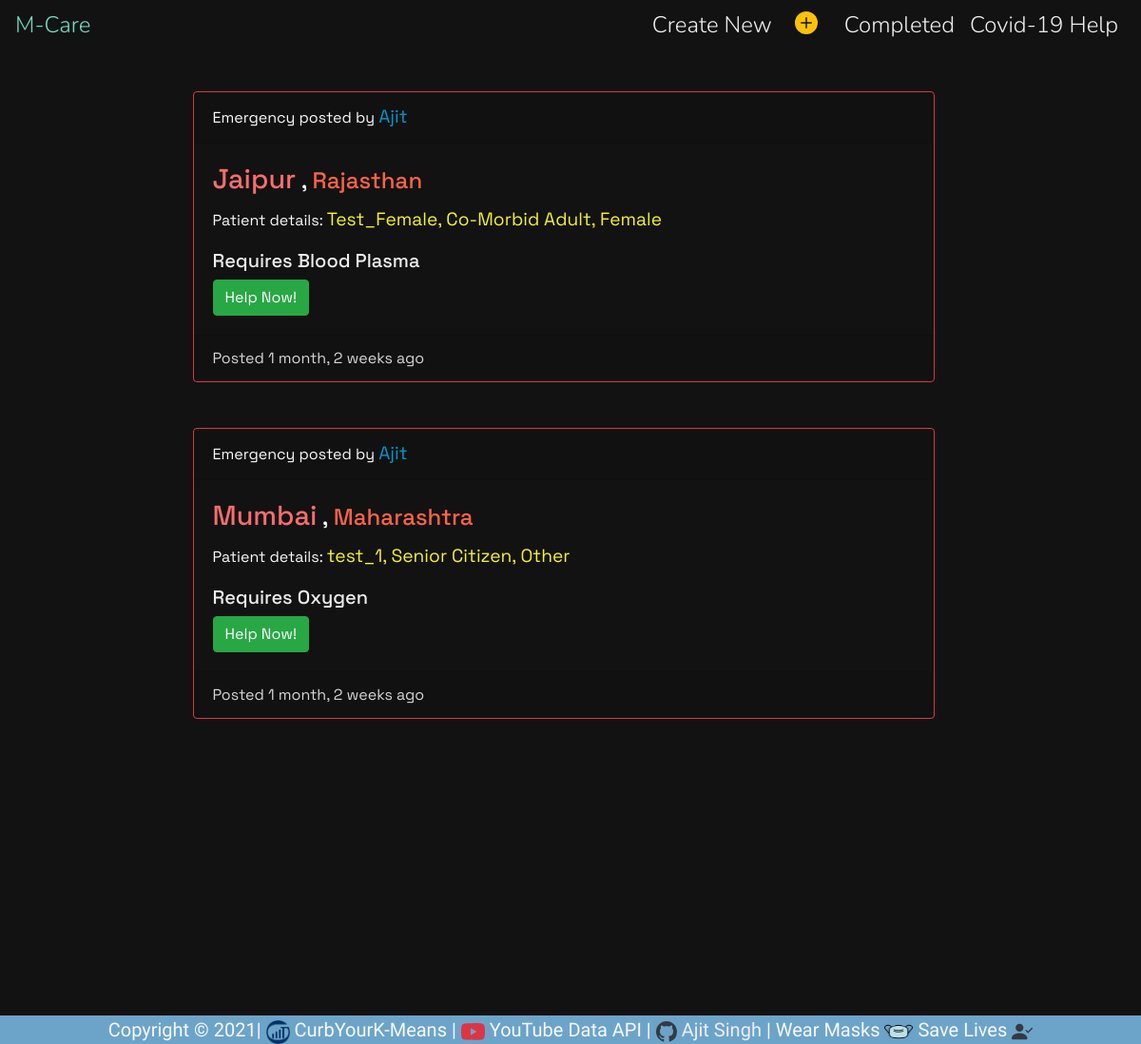
Page /display_help on the earlier database version.
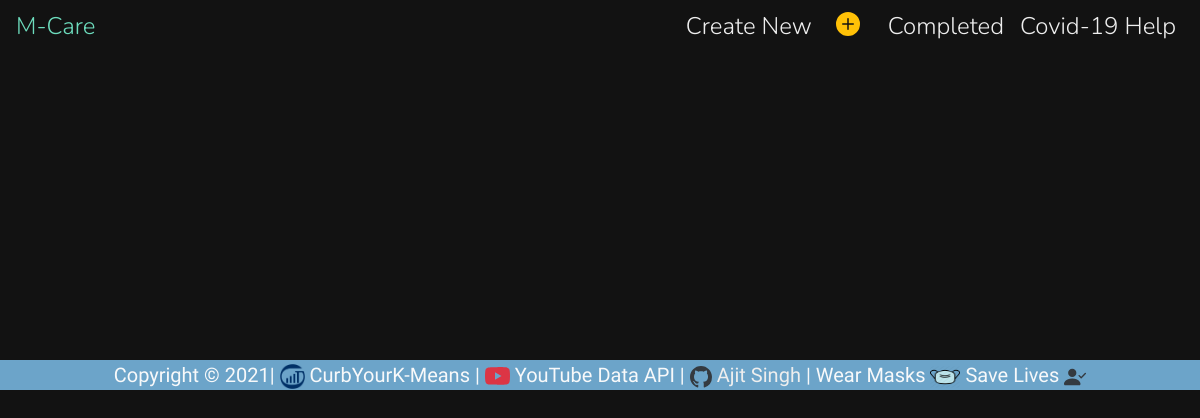
Same page on the later database version.
### search/models.py (models this page shows, shortened)
class Post(models.Model):
    STATE_CHOICES = [
        ('Andhra Pradesh', 'Andhra Pradesh'),
        ('Arunachal Pradesh', 'Arunachal Pradesh'),
        ('Assam', 'Assam'),
        ('Bihar', 'Bihar'),
        ('Chhattisgarh', 'Chhattisgarh'),
        ('Goa', 'Goa'),
        ('Gujarat', 'Gujarat'),
        ('Haryana', 'Haryana'),
        ('Himachal Pradesh', 'Himachal Pradesh'),
        ('Jharkhand', 'Jharkhand'),
        ('Karnataka', 'Karnataka'),
        ('Kerala', 'Kerala'),
        ('Madhya Pradesh', 'Madhya Pradesh'),
        ('Maharashtra', 'Maharashtra'),
        ('Manipur', 'Manipur'),
        ('Meghalaya', 'Meghalaya'),
        ('Mizoram', 'Mizoram'),
        ('Nagaland', 'Nagaland'),
        ('Odisha', 'Odisha'),
        ('Punjab', 'Punjab'),
        ('Rajasthan', 'Rajasthan'),
        ('Sikkim', 'Sikkim'),
        ('Tamil Nadu', 'Tamil Nadu'),
        ('Telangana', 'Telangana'),
        ('Tripura', 'Tripura'),
        ('Uttar Pradesh', 'Uttar Pradesh'),
        ('Uttarakhand', 'Uttarakhand'),
        ('West Bengal', 'West   Bengal'),
        ('Andaman and Nicobar', 'Andaman and Nicobar Island'),
        ('Chandigarh', 'Chandigarh'),
        ('Dadra and Nagar Haveli', 'Dadra and Nagar Haveli'),
        ('Daman and Diu', 'Daman and Diu'),
        ('Delhi', 'Delhi'),
        ('Ladakh', 'Ladakh'),
        ('Lakshadweep', 'Lakshadweep'),
        ('Jammu and Kashmir', 'Jammu and Kashmir'),
        ('Puducherry', 'Puducherry')
    ]
    RESOURCE_CHOICES = [
        ('Oxygen', 'Oxygen'),
        ('Hospital Bed', 'Hospital Bed'),
        ('Blood Plasma', 'Blood Plasma'),
        ('Remdesevir', 'Remdesevir'),
        ('Tocilizumab', 'Tocilizumab'),
        ('Vaccine', 'Vaccine')
    ]
    AGE_CHOICES = [
        ('Senior Citizen', 'Senior Citizen'),
        ('Co-Morbid Adult', 'Co-Morbid Adult'),
        ('Adult', 'Adult'),
        ('Under 18', 'Under 18')
    ]
    GENDER_CHOICES = [
        ("Male", "Male"),
        ("Female", "Female"),
        ("Other", 'Other')
    ]
    op = models.CharField(max_length=20)
    patient = models.CharField(max_length=20)
    age = models.CharField(max_length=20, choices=AGE_CHOICES, default='Senior Citizen')
    gender = models.CharField(max_length=20, choices=GENDER_CHOICES, default='Other')
    state = models.CharField(max_length=30, choices=STATE_CHOICES, default='Delhi')
    district = models.CharField(max_length=20)
    resource = models.CharField(max_length=20, choices=RESOURCE_CHOICES, default='Oxygen')
    is_completed = models.BooleanField(default=False)
    contact_email = models.EmailField(max_length=30, blank=True)
    contact_phone = models.PositiveBigIntegerField(blank=True, default='001')
    date_posted = models.DateTimeField(auto_now=True)

### search/views.py (the view)
# urls.py: path('display_help', views.display_help, name='display_help'),
def display_help(request):
    posts = Post.objects.all().order_by('-date_posted')
    return render(request, 'search/display_help.html', {'form': PostForm(), 'posts': posts})

### search/templates/search/display_help.html (shortened to what this page needs)
{% load static %}
<html lang="en">
<head>
   <link rel="stylesheet" href="https://stackpath.bootstrapcdn.com/bootstrap/4.4.1/css/bootstrap.min.css">
    <link rel="stylesheet" href="{% static 'custom.css' %}" />
</head>
<body>
  <nav id="mainNavbar" class="navbar navbar-dark navbar-expand-md py-0 fixed-top ">
        <a class="navbar-brand" href="{% url 'home' %}" style="color: #6DDCBD">
                      M-Care
        </a>
        <div class="collapse navbar-collapse flex-row-reverse" id="navLinks">
            <ul class="navbar-nav">
                <li class="nav-item text-light" >
                    <a href="#" class="nav-link" data-toggle="modal" data-target="#postModal">Create New</a>
                </li>
                 <li class="list-inline-item mr-2 ml-1 p-1">
                        <a href="#" class="nav-link" data-toggle="modal" data-target="#postModal">
                                    <svg xmlns="http://www.w3.org/2000/svg" width="24" height="24" fill="currentColor" class="bi bi-plus-circle text-warning" viewBox="0 0 16 16">
                                        <path d="M16 8A8 8 0 1 1 0 8a8 8 0 0 1 16 0zM8.5 4.5a.5.5 0 0 0-1 0v3h-3a.5.5 0 0 0 0 1h3v3a.5.5 0 0 0 1 0v-3h3a.5.5 0 0 0 0-1h-3v-3z"/>
                                      </svg>
                        </a>
                 </li>
                <li class="nav-item" >
                    <a href="{% url 'completed_help' %}" class="nav-link">Completed</a>
                </li>
                <li class="nav-item" >
                    <a href="{% url 'covidhome' %}" class="nav-link">Covid-19 Help </a>
                </li>
            </ul>
        </div>
    </nav>
<br>
  <br>
  <br>
  <div class="row align-items-center justify-content-center mt-4 mr-0" data-aos="zoom-in-left" data-aos-easing="ease-in" data-aos-delay="500" data-aos-duration="2500">
                    <div class="col-8">
{% for i in posts %}
      {% if i.is_completed == False %}
      <div class="card text-light bg-transparent border-danger">
  <div class="card-header">
      Emergency posted by <span style="color:hsl(195, 100%, 40%);font-size: larger">{{i.op}}</span>
  </div>
  <div class="card-body">
      <h4 class="card-title"><span style="font-size: larger;color: #FC6D6D">{{i.district}}</span> , <span style="color:hsl(9, 100%, 64%)">{{i.state}}</span></h4>
    <p class="card-text">Patient details: <span style="font-size: larger;color: #f4f231;">{{i.patient}}, {{i.age}}, {{i.gender}}</span></p>
      <h5 style="color: #eeeeee">Requires {{i.resource}}</span></h5>
      <a href="#" class="btn btn-success" data-toggle="modal" data-target="#myModal{{ i.id }}">Help Now!</a>
  </div>
           <div class="card-footer" style="color: #d6d6d6">
              Posted {{i.date_posted|timesince}} ago
           </div>
</div>
<br><br>
      {% endif %}
      {% endfor %}
  </div>
  </div>
<br><br><br><br><br><br><br><br><br><br><br>
   <footer style="background-color:#6ca4c9;" >
      <p class=" mb-0  lead text-center text-light" > Copyright &copy; 2021| <img src="{% static 'iiitg.png' %}" height="25" width="25"/> CurbYourK-Means |
  YouTube Data API |
          <a href = "https://github.com/iamajitsingh/MCare-" target="_blank" style="color:#eeeeee;">Ajit Singh</a> |
     Wear Masks <img src="{% static 'mask.png' %}" height="22" width="30"/> Save Lives
      </p>
  </footer>
</body>
</html>

Differences in the rows shown:
removed Post: op "Ajit", district "Jaipur", state "Rajasthan", patient "Test_Female", age "Co-Morbid Adult", gender "Female", resource "Blood Plasma", date_posted "1 month, 2 weeks"
removed Post: op "Ajit", district "Mumbai", state "Maharashtra", patient "test_1", age "Senior Citizen", gender "Other", resource "Oxygen", date_posted "1 month, 2 weeks"
